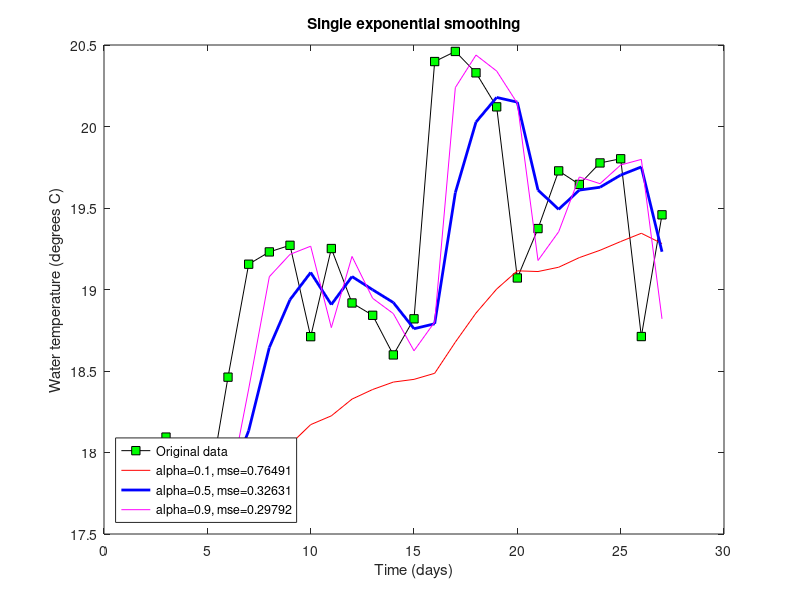
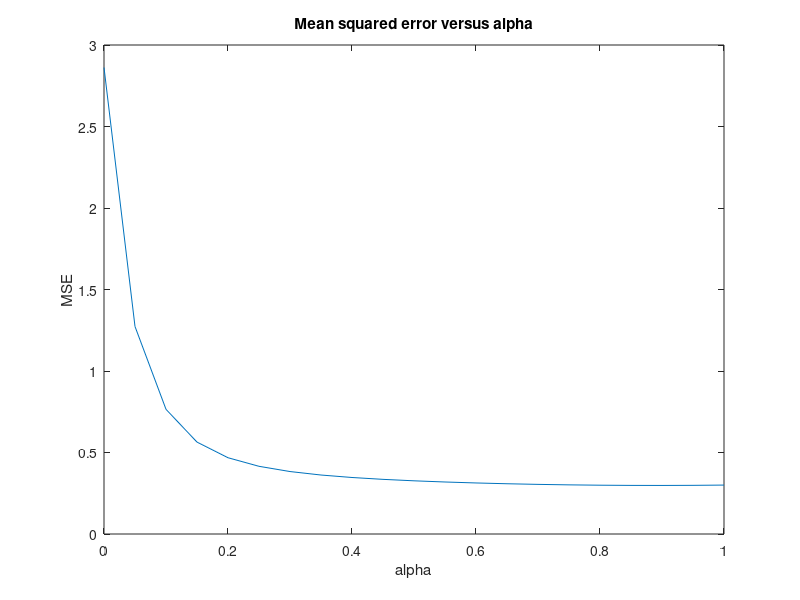
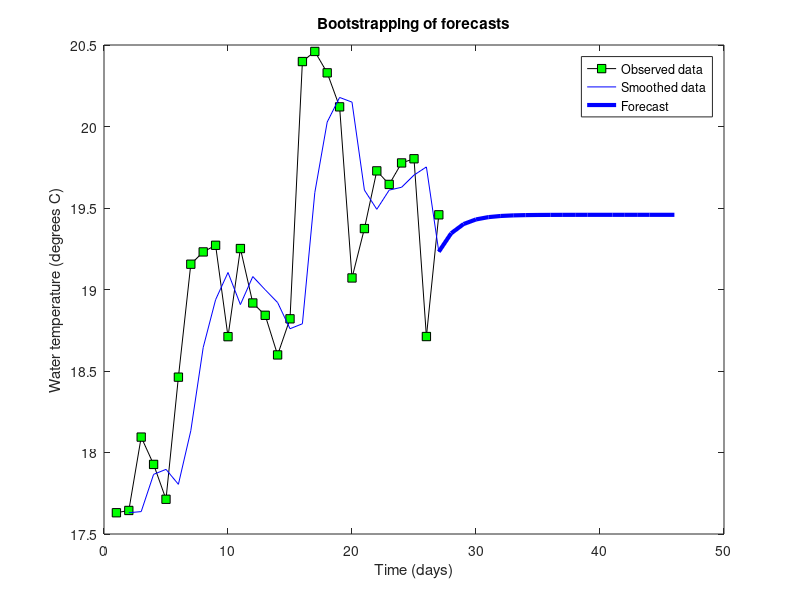

The MATLAB script that drew these images, in order:
function singlesmoothing()
 
data = [18,18.2,18.24,18.41,18.32,18.6,18.57,18.81,18.9,19.1,19.2,19.23,19.3,19.15,19.22,19.8,20,19.9,19.7,19.5,19.64,19.55,19.32,19.28,19.27,19.29,19.31];
rand('state', 4); % to get the same sequence of random numbers each time
data = data + 0.7*(2*rand(size(data))-1);
time = 1:length(data);
 
n = length(data);
s1 = singleSmoothed(data, 0.1);
s2 = singleSmoothed(data, 0.5);
s3 = singleSmoothed(data, 0.9);
 
mse1 = meanSquaredError(data(2:n), s1(2:n));
mse2 = meanSquaredError(data(2:n), s2(2:n));
mse3 = meanSquaredError(data(2:n), s3(2:n));
 
figure;
plot(time, data, '-sk', 'MarkerFaceColor', 'g');
hold on;
 
plot(time(2:n), s1(2:n), '-r');
plot(time(2:n), s2(2:n), '-b', 'LineWidth', 2);
plot(time(2:n), s3(2:n), '-m');
 
legend('Original data',...
    ['alpha=0.1, mse=' num2str(mse1)],...
    ['alpha=0.5, mse=' num2str(mse2)],...
    ['alpha=0.9, mse=' num2str(mse3)],...
    'Location', 'SouthWest');
title('Single exponential smoothing');
xlabel('Time (days)');
ylabel('Water temperature (degrees C)');
 
mse = [];
alpha=0:0.05:1;
for a=alpha
    s = singleSmoothed(data, a);
    mse = [mse meanSquaredError(data(2:n), s(2:n))];
end
figure;
plot(alpha, mse);
title('Mean squared error versus alpha');
xlabel('alpha');
ylabel('MSE');
 
% Bootstrapping of forecasts
% We use the last data point and the last smoothed point to calculate
% forecasts.
 
N = 20; % number of forecasts
alpha = 0.5; % best alpha (lowest MSE)
yorigin = data(n);
f = zeros(1,N);
f(1) = s2(n); % smoothed value at origin
for i = 1:N-1
    f(i+1) = alpha*yorigin + (1-alpha)*f(i);
end
 
figure;
plot(time, data, '-sk', 'MarkerFaceColor', 'g');
hold on;
plot(time(2:n), s2(2:n), '-b');
plot([n:n+N-1], f, '-b', 'LineWidth', 3);
title('Bootstrapping of forecasts');
ylabel('Water temperature (degrees C)');
xlabel('Time (days)');
legend('Observed data', 'Smoothed data', 'Forecast');
end
 
function s = singleSmoothed(data, alpha)
% Calculates single exponentially smoothed data with weight parameter
 
n = length(data);
s = zeros(1,n+1);
s(2) = data(1);
for i = 3:n+1
    s(i) = alpha*data(i-1) + (1-alpha)*s(i-1);
end
end
 
function mse = meanSquaredError(x,y)
% Calculates the mse between two vectors
 
mse = mean((x-y).*(x-y));
end
